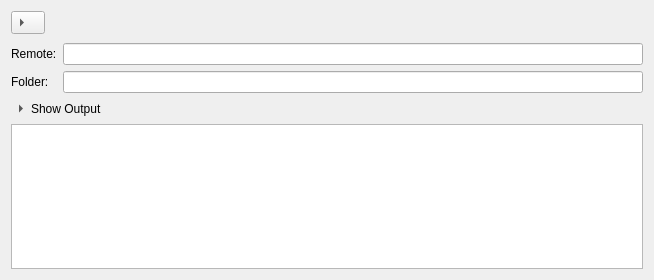
<?xml version="1.0" encoding="UTF-8"?>
<ui version="4.0">
    <class>StreamWidget</class>
    <widget class="QWidget" name="StreamWidget">
        <property name="geometry">
            <rect>
                <x>0</x>
                <y>0</y>
                <width>654</width>
                <height>280</height>
            </rect>
        </property>
        <property name="windowTitle">
            <string>Form</string>
        </property>
        <layout class="QVBoxLayout" name="verticalLayout">
            <property name="spacing">
                <number>0</number>
            </property>
            <item>
                <widget class="QWidget" name="widget" native="true">
                    <layout class="QHBoxLayout" name="horizontalLayout">
                        <property name="leftMargin">
                            <number>0</number>
                        </property>
                        <property name="topMargin">
                            <number>0</number>
                        </property>
                        <property name="rightMargin">
                            <number>0</number>
                        </property>
                        <property name="bottomMargin">
                            <number>0</number>
                        </property>
                        <item>
                            <widget class="QToolButton" name="showDetails">
                                <property name="checkable">
                                    <bool>true</bool>
                                </property>
                                <property name="toolButtonStyle">
                                    <enum>Qt::ToolButtonTextBesideIcon</enum>
                                </property>
                                <property name="arrowType">
                                    <enum>Qt::RightArrow</enum>
                                </property>
                            </widget>
                        </item>
                        <item>
                            <widget class="QLabel" name="info"/>
                        </item>
                        <item>
                            <widget class="QToolButton" name="cancel">
                                <property name="toolTip">
                                    <string>Stop</string>
                                </property>
                                <property name="styleSheet">
                                    <string notr="true">QToolButton { border: 0 }</string>
                                </property>
                                <property name="text">
                                    <string/>
                                </property>
                            </widget>
                        </item>
                    </layout>
                </widget>
            </item>
            <item>
                <widget class="QWidget" name="details" native="true">
                    <layout class="QGridLayout" name="gridLayout_2">
                        <property name="leftMargin">
                            <number>0</number>
                        </property>
                        <property name="rightMargin">
                            <number>0</number>
                        </property>
                        <property name="bottomMargin">
                            <number>0</number>
                        </property>
                        <item row="1" column="1" colspan="2">
                            <widget class="QLineEdit" name="stream">
                                <property name="readOnly">
                                    <bool>true</bool>
                                </property>
                            </widget>
                        </item>
                        <item row="0" column="1" colspan="2">
                            <widget class="QLineEdit" name="remote">
                                <property name="readOnly">
                                    <bool>true</bool>
                                </property>
                            </widget>
                        </item>
                        <item row="2" column="0" colspan="2">
                            <widget class="QToolButton" name="showOutput">
                                <property name="styleSheet">
                                    <string notr="true">QToolButton { border: 0 }</string>
                                </property>
                                <property name="text">
                                    <string>Show Output</string>
                                </property>
                                <property name="checkable">
                                    <bool>true</bool>
                                </property>
                                <property name="toolButtonStyle">
                                    <enum>Qt::ToolButtonTextBesideIcon</enum>
                                </property>
                                <property name="arrowType">
                                    <enum>Qt::RightArrow</enum>
                                </property>
                            </widget>
                        </item>
                        <item row="3" column="0" colspan="3">
                            <widget class="QPlainTextEdit" name="output">
                                <property name="lineWrapMode">
                                    <enum>QPlainTextEdit::NoWrap</enum>
                                </property>
                                <property name="readOnly">
                                    <bool>true</bool>
                                </property>
                            </widget>
                        </item>
                        <item row="1" column="0">
                            <widget class="QLabel" name="label_2">
                                <property name="sizePolicy">
                                    <sizepolicy hsizetype="Fixed" vsizetype="Preferred">
                                        <horstretch>0</horstretch>
                                        <verstretch>0</verstretch>
                                    </sizepolicy>
                                </property>
                                <property name="text">
                                    <string>Folder:</string>
                                </property>
                                <property name="buddy">
                                    <cstring>stream</cstring>
                                </property>
                            </widget>
                        </item>
                        <item row="0" column="0">
                            <widget class="QLabel" name="label_1">
                                <property name="sizePolicy">
                                    <sizepolicy hsizetype="Fixed" vsizetype="Preferred">
                                        <horstretch>0</horstretch>
                                        <verstretch>0</verstretch>
                                    </sizepolicy>
                                </property>
                                <property name="text">
                                    <string>Remote:</string>
                                </property>
                                <property name="buddy">
                                    <cstring>remote</cstring>
                                </property>
                            </widget>
                        </item>
                    </layout>
                </widget>
            </item>
        </layout>
    </widget>
    <tabstops>
        <tabstop>showDetails</tabstop>
        <tabstop>cancel</tabstop>
        <tabstop>remote</tabstop>
        <tabstop>stream</tabstop>
        <tabstop>showOutput</tabstop>
        <tabstop>output</tabstop>
    </tabstops>
    <resources/>
    <connections/>
</ui>
